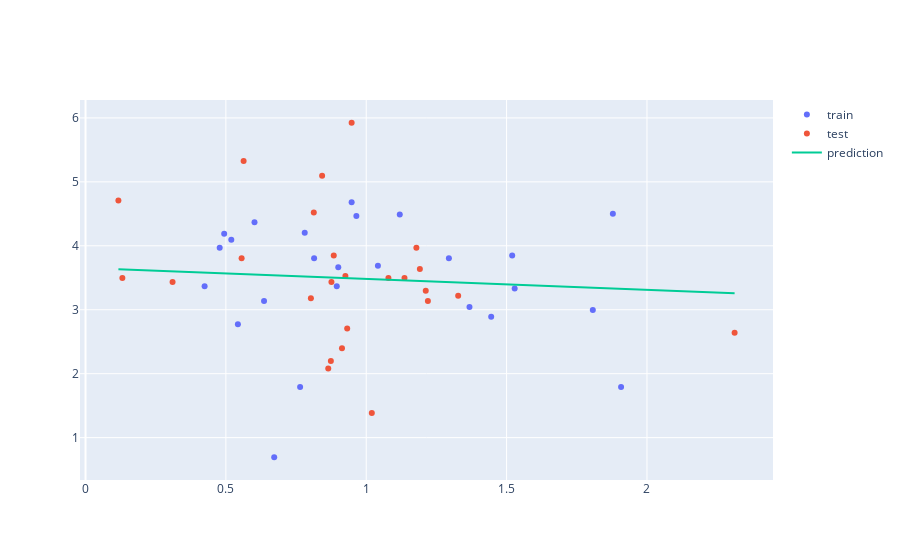

The cell this chart's notebook holds for it:
### Markdown cell above
#### Protests vs Policy Count

### Code cell
import plotly.express as px
import plotly.graph_objects as go
from sklearn.linear_model import LinearRegression
from sklearn.model_selection import train_test_split
from sklearn.metrics import mean_squared_error, r2_score
from sklearn.utils import shuffle
import numpy as np

df = state_tp_stat_all[['protests_100k', 'count']] #[state_tp_stat_all['state']!="DC"]
y = np.log(df['count'][:, None]).reshape(-1)
X = np.log(df.protests_100k[:, None])

# X = df['count'][:, None]
# y = df.protests_100k
# X, y = shuffle(X, y)
X_train, X_test, y_train, y_test = train_test_split(X, y, train_size=0.5, random_state=0)

model = LinearRegression()
model.fit(X_train, y_train)
# model.fit(X, y)

x_range = np.linspace(X.min(), X.max(), 100)
y_range = model.predict(x_range.reshape(-1, 1))


fig = go.Figure([
    go.Scatter(x=X_train.squeeze(), y=y_train, name='train', mode='markers'),
    go.Scatter(x=X_test.squeeze(), y=y_test, name='test', mode='markers'),
    go.Scatter(x=x_range, y=y_range, name='prediction')
])

fig.show()

print("intercept:", model.intercept_.round(2))
print("slope:", model.coef_[0].round(2))

y_pred = model.predict(X_test.reshape(-1, 1))

MSE = mean_squared_error(y_test, y_pred)
print("MSE:", MSE.round(2))
print("RMSE:", np.sqrt(MSE).round(2))

R2 = r2_score(y_test, y_pred)
print("R2:\t", R2.round(3))

### Figure 1 — Plotly figure (JSON) as saved in the notebook; plotly's stock layout.template omitted (floating-point values rounded to 4 significant figures)
{"data": [{"mode": "markers", "name": "train", "type": "scatter", "x": [1.529, 0.4242, 0.5193, 0.948, 1.294, 1.52, 0.5428, 0.7644, 1.908, 0.6359, 0.6722, 0.9004, 0.478, 1.807, 1.119, 1.879, 1.042, 0.7809, 0.494, 0.602, 1.368, 0.8143, 0.895, 1.445, 0.9648], "y": [3.332, 3.367, 4.094, 4.682, 3.807, 3.85, 2.773, 1.792, 1.792, 3.135, 0.6931, 3.664, 3.97, 2.996, 4.489, 4.5, 3.689, 4.205, 4.19, 4.369, 3.045, 3.807, 3.367, 2.89, 4.466]}, {"mode": "markers", "name": "test", "type": "scatter", "x": [1.212, 1.328, 0.876, 0.8132, 0.1313, 0.9136, 1.136, 1.22, 0.8428, 0.874, 0.948, 0.556, 0.8646, 0.9257, 1.179, 1.02, 0.8843, 2.312, 0.8029, 1.079, 0.9322, 0.5632, 0.3101, 1.191, 0.1172], "y": [3.296, 3.219, 3.434, 4.522, 3.497, 2.398, 3.497, 3.135, 5.094, 2.197, 5.924, 3.807, 2.079, 3.526, 3.97, 1.386, 3.85, 2.639, 3.178, 3.497, 2.708, 5.328, 3.434, 3.638, 4.71]}, {"name": "prediction", "type": "scatter", "x": [0.1172, 0.1393, 0.1615, 0.1837, 0.2058, 0.228, 0.2502, 0.2724, 0.2945, 0.3167, 0.3389, 0.361, 0.3832, 0.4054, 0.4276, 0.4497, 0.4719, 0.4941, 0.5163, 0.5384, 0.5606, 0.5828, 0.6049, 0.6271, 0.6493, 0.6715, 0.6936, 0.7158, 0.738, 0.7601, 0.7823, 0.8045, 0.8267, 0.8488, 0.871, 0.8932, 0.9153, 0.9375, 0.9597, 0.9819, 1.004, 1.026, 1.048, 1.071, 1.093, 1.115, 1.137, 1.159, 1.181, 1.204, 1.226, 1.248, 1.27, 1.292, 1.314, 1.337, 1.359, 1.381, 1.403, 1.425, 1.447, 1.47, 1.492, 1.514, 1.536, 1.558, 1.581, 1.603, 1.625, 1.647, 1.669, 1.691, 1.714, 1.736, 1.758, 1.78, 1.802, 1.824, 1.847, 1.869, 1.891, 1.913, 1.935, 1.957, 1.98, 2.002, 2.024, 2.046, 2.068, 2.09, 2.113, 2.135, 2.157, 2.179, 2.201, 2.223, 2.246, 2.268, 2.29, 2.312], "y": [3.632, 3.628, 3.625, 3.621, 3.617, 3.613, 3.609, 3.606, 3.602, 3.598, 3.594, 3.59, 3.587, 3.583, 3.579, 3.575, 3.571, 3.568, 3.564, 3.56, 3.556, 3.552, 3.549, 3.545, 3.541, 3.537, 3.533, 3.53, 3.526, 3.522, 3.518, 3.514, 3.511, 3.507, 3.503, 3.499, 3.495, 3.492, 3.488, 3.484, 3.48, 3.476, 3.473, 3.469, 3.465, 3.461, 3.457, 3.454, 3.45, 3.446, 3.442, 3.438, 3.435, 3.431, 3.427, 3.423, 3.419, 3.416, 3.412, 3.408, 3.404, 3.4, 3.397, 3.393, 3.389, 3.385, 3.381, 3.378, 3.374, 3.37, 3.366, 3.362, 3.359, 3.355, 3.351, 3.347, 3.343, 3.34, 3.336, 3.332, 3.328, 3.324, 3.321, 3.317, 3.313, 3.309, 3.305, 3.302, 3.298, 3.294, 3.29, 3.286, 3.283, 3.279, 3.275, 3.271, 3.267, 3.264, 3.26, 3.256]}], "layout": {"autosize": true, "xaxis": {"autorange": true, "range": [-0.0169, 2.446], "type": "linear"}, "yaxis": {"autorange": true, "range": [0.31, 6.307], "type": "linear"}}}
